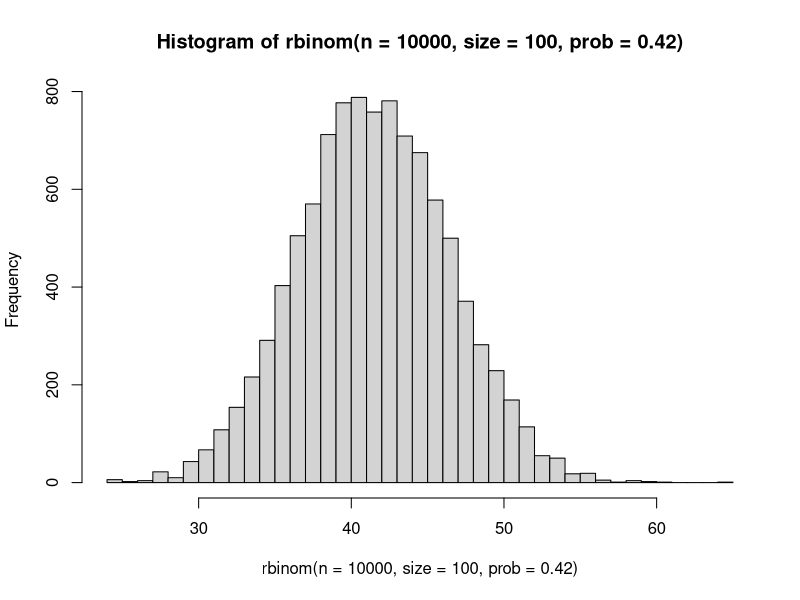
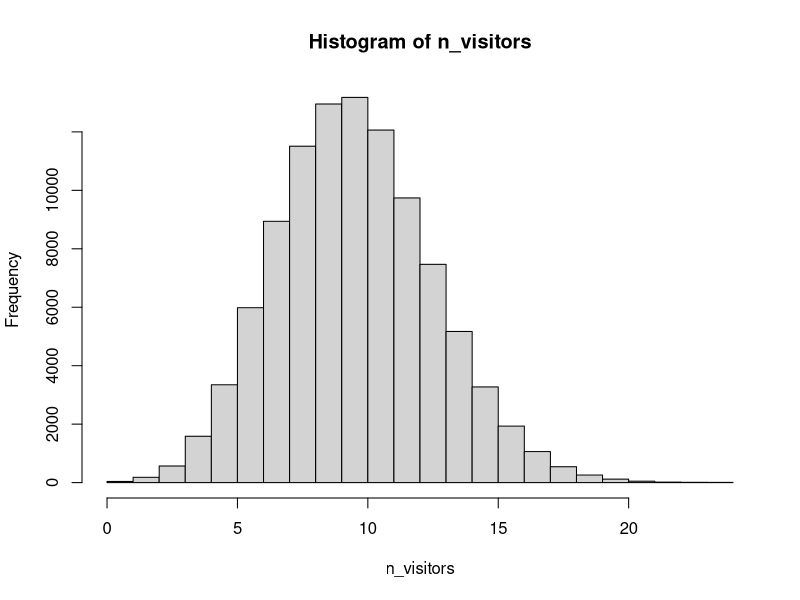
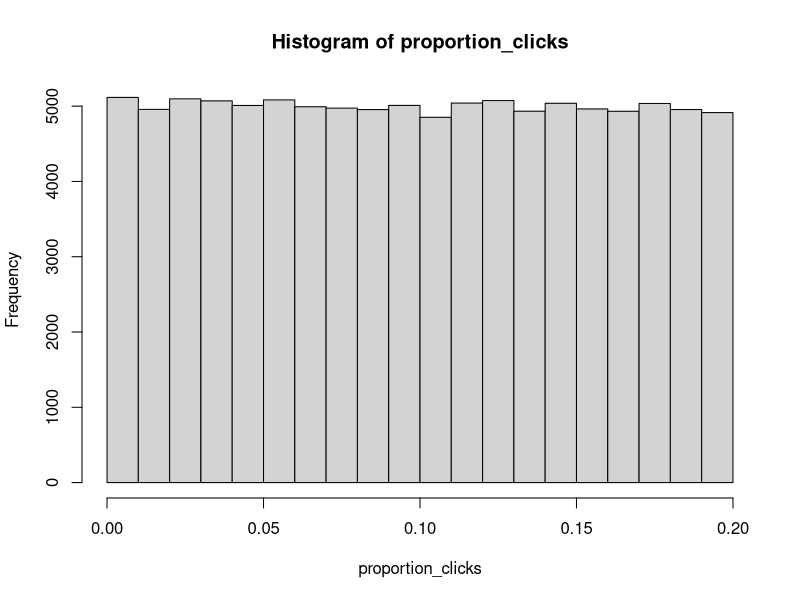
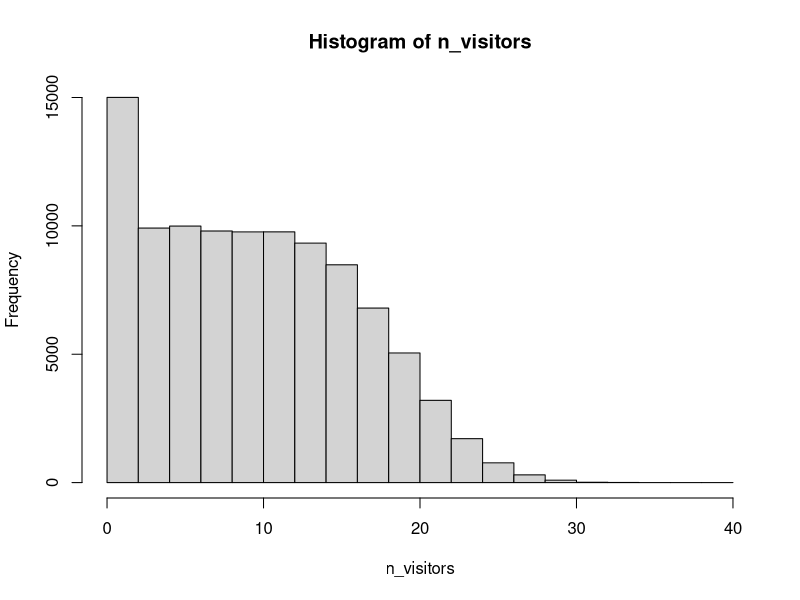
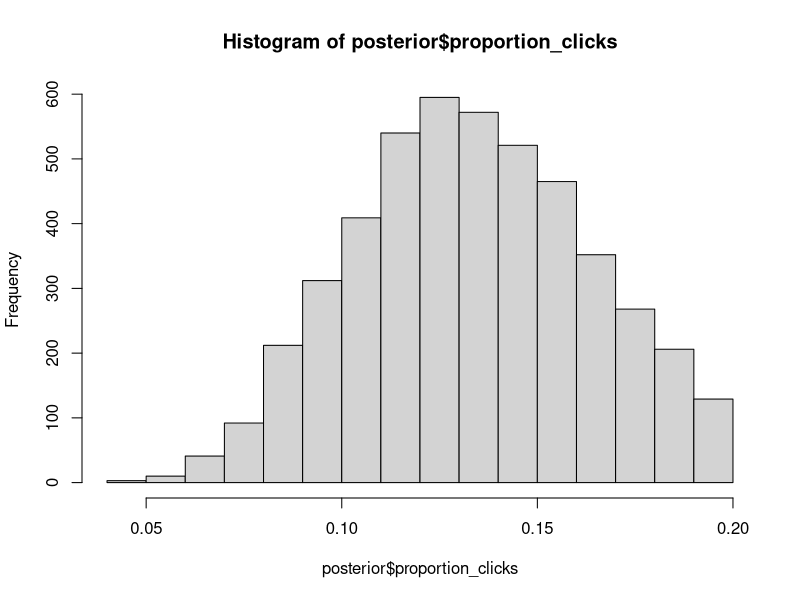
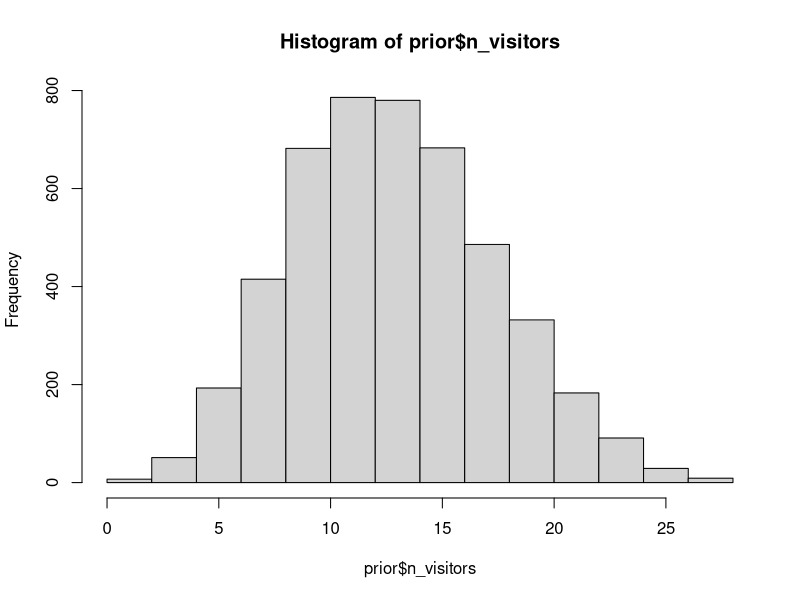
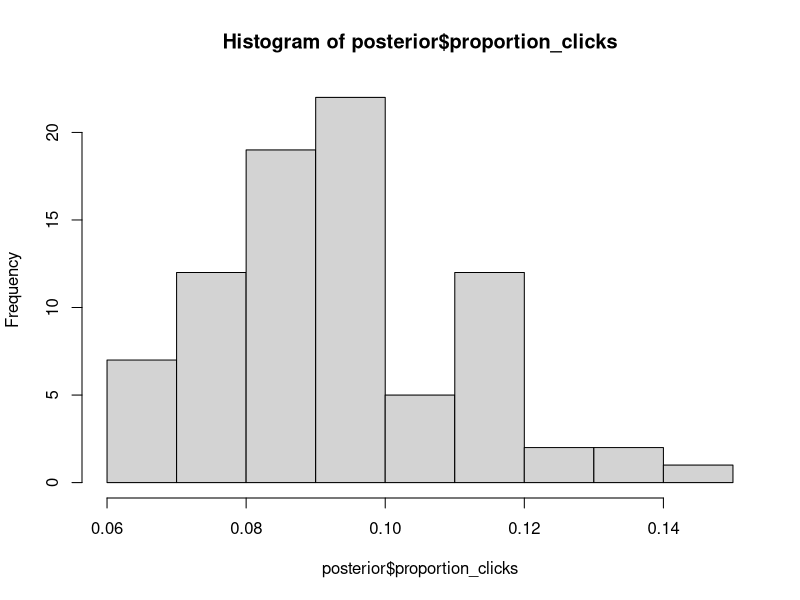
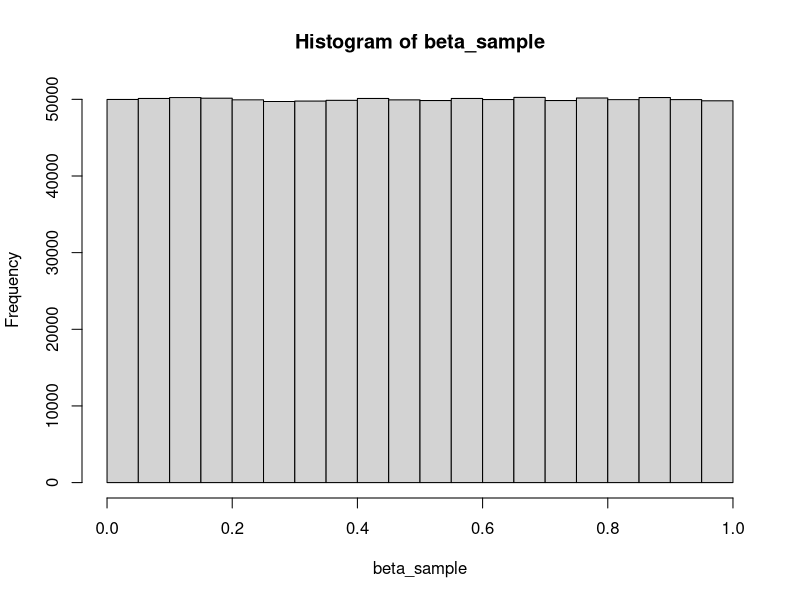

Reproduce these figures in R, in order.
## ---- chunk 1
knitr::opts_chunk$set(echo = TRUE)

library(tidyverse)
## ---- chunk 2
# The generative zombie drug model

# Parameters
prop_success <- 0.42
n_zombies <- 100

# Simulating data
data <- c()

for (zombie in 1:n_zombies) {
  data[zombie] <- runif(1, min = 0, max = 1) < prop_success
  }

data <- as.numeric(data)
data

# tidy way to do the above task
data <- data.frame( x = runif(n = 100, min = 0, max = 1)) %>%
  mutate(data = ifelse(x < prop_success, 1, 0 )) %>%
  pull(data)


# how manu zombies got cured
sum(data)
## ---- chunk 3
# Try out rbinom
rbinom(n = 1, size = 100, prob = 0.42)

# Try n = 10,000
hist(rbinom(n = 10000, size = 100, prob = 0.42), breaks = 50)
  
## ---- chunk 4
# Fill in the parameters
n_samples <- 100000
n_ads_shown <- 100
proportion_clicks <- 0.10
n_visitors <- rbinom(n_samples, size = n_ads_shown, 
                     prob = proportion_clicks)

# Visualize n_visitors
hist(n_visitors)
## ---- chunk 5
# Update proportion_clicks
n_samples <- 100000
n_ads_shown <- 100
proportion_clicks <- runif(n = n_samples, min = 0.0, max = 0.2)
n_visitors <- rbinom(n = n_samples, 
                     size = n_ads_shown, 
                     prob = proportion_clicks)

# Visualize the results
hist(proportion_clicks)
hist(n_visitors)

## ---- chunk 6
# Create the prior data frame
prior <- data.frame(proportion_clicks, n_visitors)

# Create the posterior data frame
posterior <- prior[prior$n_visitors == 13, ]

hist(posterior$proportion_clicks)
## ---- chunk 7
# Assign posterior to a new variable called prior
prior <- posterior
# Take a look at the first rows in prior
head(prior)

# Replace prior$n_visitors with a new sample and visualize the result
n_samples <- nrow(prior)
n_ads_shown <- 100
prior$n_visitors <- rbinom(n = n_samples, 
                           size = n_ads_shown, 
                           prob = prior$proportion_clicks)

hist(prior$n_visitors)

# Calculate the probability that you will get 5 or more visitors
mean(prior$n_visitors >= 5)


# next time, I just got 5 visit, obtain posterior 

posterior <- prior %>% filter(n_visitors == 5)

hist(posterior$proportion_clicks)

prior <- posterior
n_samples <- nrow(prior)
n_ads_shown <- 100
prior$n_visitors <- rbinom(n = n_samples, 
                           size = n_ads_shown, 
                           prob = prior$proportion_clicks)

mean(prior$n_visitors >= 5)

## ---- chunk 8
# Explore using the rbeta function
beta_sample <- rbeta(n = 1000000, shape1 = 1, shape2 = 1)

# Visualize the results
hist(beta_sample)
## ---- chunk 9
hist(rbeta(n = 1000000, shape1 = 100, shape2 = 100))

hist(rbeta(n = 1000000, shape1 = 100, shape2 = 10))

hist(rbeta(n = 1000000, shape1 = 10, shape2 = 100))
## ---- chunk 10
n_draws <- 100000
n_ads_shown <- 100

# Change the prior on proportion_clicks

proportion_clicks <-  rbeta(n = n_draws, shape1 = 5, shape2 = 95)

n_visitors <- rbinom(n_draws, 
                     size = n_ads_shown, 
                     prob = proportion_clicks)

prior <-  data.frame(proportion_clicks, n_visitors)

posterior <- prior[prior$n_visitors == 13, ]

# This plots the prior and the posterior in the same plot
par(mfcol = c(2, 1))
hist(prior$proportion_clicks, 
     xlim = c(0, 0.25))

hist(posterior$proportion_clicks, 
     xlim = c(0, 0.25))
## ---- chunk 11
# define number of draws, and number of ad
n_draws <- 100000
n_ads_shown <- 100

# prior distribution 
proportion_clicks <- runif(n_draws, min = 0.0, max = 0.2)

# simulate number of visitors
n_visitors <- rbinom(n = n_draws, 
                     size = n_ads_shown, 
                     prob = proportion_clicks)

prior <- data.frame(proportion_clicks, 
                    n_visitors)

# Create the posteriors for video and text ads
posterior_video <- prior %>% filter(n_visitors == 13)
posterior_text <- prior %>% filter(n_visitors == 6)


# Visualize the posteriors
hist(posterior_video$proportion_clicks)

prior %>%
  filter(n_visitors %in% c(6, 13)) %>%
  mutate(video_text = ifelse(n_visitors == 6, "Text", "Video")) %>%
  ggplot(aes(x = proportion_clicks)) +
  geom_histogram() + 
  facet_wrap(~video_text)


## ---- chunk 12
# build a data frame
posterior <- data.frame(
  video_prop = posterior_video$proportion_clicks[1:4000], 
  text_prop = posterior_text$proportion_clicks[1:4000])

# Calculate the posterior difference: video_prop - test_prop
posterior <- posterior %>%
  mutate(prop_diff = video_prop - text_prop)


# Visaulize prop_diff
hist(posterior$prop_diff)

# Summarize prop_diff
summary(posterior$prop_diff)

# The probability that the video ad is better than the text ad

mean(posterior$prop_diff > 0)

